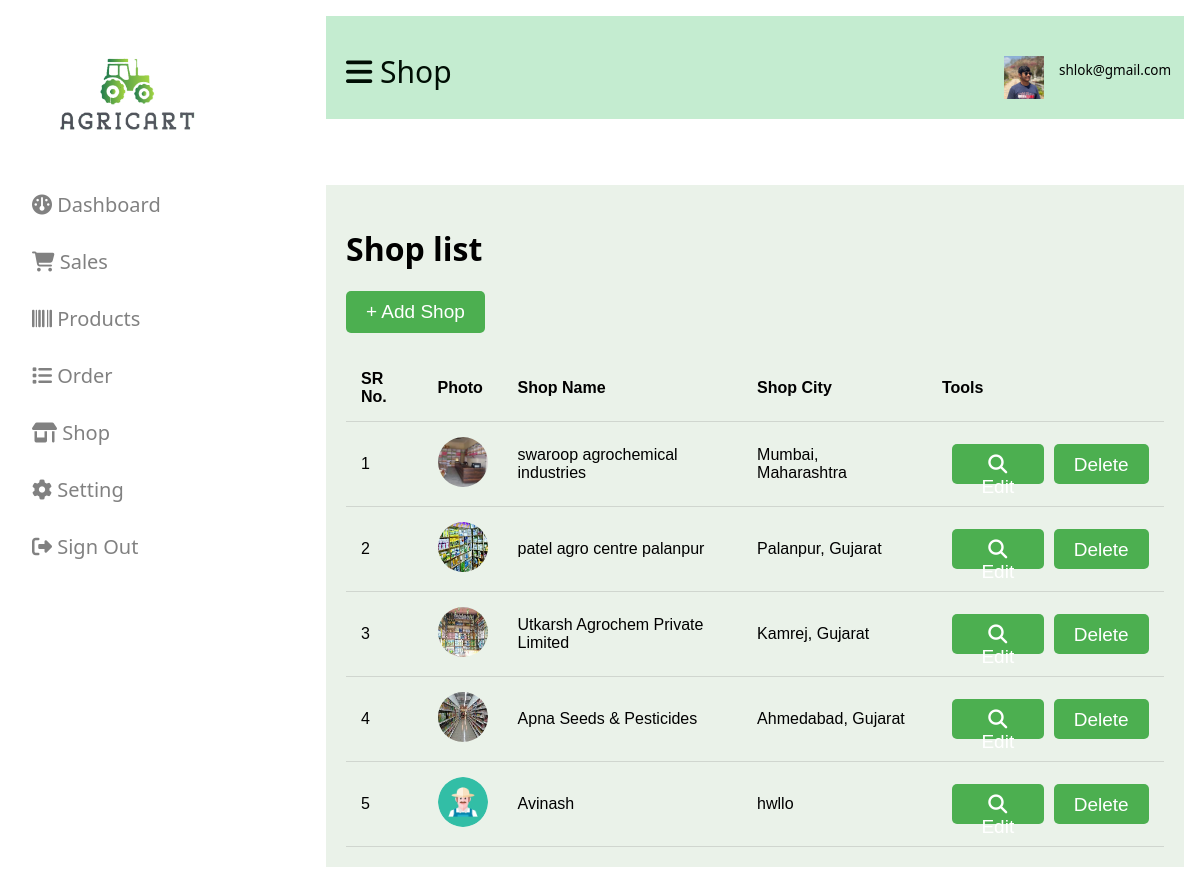
Screenshot of /seller/shop.php (signed in) with the database file from the repository.
### tables this page shows
CREATE TABLE `seller_details` (
  `seller_id` int(20) NOT NULL,
  `first_name` char(50) NOT NULL,
  `last_name` char(50) NOT NULL,
  `photo` varchar(255) NOT NULL,
  `email` varchar(50) NOT NULL,
  `password` varchar(100) NOT NULL,
  `contact_no` int(15) NOT NULL,
  `government_id` varchar(100) NOT NULL,
  `gst_no` int(100) NOT NULL,
  `status` int(3) NOT NULL,
  `created_on` datetime NOT NULL,
  `otp` int(7) NOT NULL,
  `verify` int(255) NOT NULL
);

CREATE TABLE `shop_details` (
  `shop_id` int(255) NOT NULL,
  `seller_id` int(255) NOT NULL,
  `name` varchar(255) NOT NULL,
  `address` varchar(255) NOT NULL,
  `city` varchar(255) NOT NULL,
  `email` varchar(255) NOT NULL,
  `contact_no` int(11) NOT NULL,
  `time` varchar(255) NOT NULL,
  `contact_person` varchar(255) NOT NULL,
  `location` varchar(255) NOT NULL,
  `photo` varchar(255) NOT NULL
);

### seller/shop.php (the view, shortened to what this page needs)
<?php
include("../database/connection.php");
$seller_username = $_SESSION['username'];
$seller_id_query = "SELECT seller_id FROM seller_details WHERE email = '$seller_username'";
$seller_id_result = mysqli_query($conn, $seller_id_query);
$seller_id_row = mysqli_fetch_assoc($seller_id_result);
$seller_id = $seller_id_row['seller_id'];
$sql_shop = "SELECT * FROM shop_details WHERE seller_id = $seller_id";
$result_shop = mysqli_query($conn, $sql_shop);
$sql = "SELECT photo FROM seller_details WHERE seller_id = '$seller_id'";
$result_img = mysqli_query($conn, $sql);
if (mysqli_num_rows($result_img) > 0) {
    $row = mysqli_fetch_assoc($result_img);
}
?>
<!DOCTYPE html>
<html>
<head>
    <link rel="stylesheet" href="style.css">
    <link rel="stylesheet" href="https://cdnjs.cloudflare.com/ajax/libs/font-awesome/4.7.0/css/font-awesome.min.css">
    <link rel="stylesheet" href="https://cdnjs.cloudflare.com/ajax/libs/font-awesome/6.5.1/css/all.min.css"
 />
</head>
<body>
    <?php include("navigation.php"); ?>
    <div id="main">
        <div class="head">
            <div class="col-div-6">
                <span style="font-size:30px;cursor:pointer; color: #000e04;" class="nav"><i
                        class="fa-solid fa-bars"></i> Shop</span>
            </div>
            <div class="col-div-6">
            <div class="profile">
                <?php
                    $image = empty($row['photo']) ? '../images/profile.jpg' : '../images/' . $row['photo'];
                    echo "<td><img src='$image' class='pro-img'></td>";
                ?>
                    <p><?php echo $seller_username; ?></p>
                </div>
            </div>
        </div>
        <br />
        <br /><br />
        <div class="col-div-8">
            <div class="box-8">
                <div class="content">
                    <p>
                        <h1>Shop list</h1>
                        <a href="add_shop.php"><button>+ Add Shop</button></a>
                    </p>
                    <br />
                    <div class="table-container">
                        <table>
                            <tr>
                                <th>SR No.</th>
                                <th>Photo</th>
                                <th>Shop Name</th>
                                <th>Shop City</th>
                                <th>Tools</th>
                            </tr>
                            <?php
                            if ($result_shop && mysqli_num_rows($result_shop) > 0) {
                                $sr_no = 1;
                                while ($row = mysqli_fetch_assoc($result_shop)) {?>
                                    <tr>
                                        <td><?php echo $sr_no++; ?></td>
                                        <?php
                                        $image = empty($row['photo']) ? '../images/profile.jpg' : '../images/' . $row['photo'];
                                        echo "<td><img src='$image' alt='Seller Photo' style='width: 50px; height: 50px; border-radius: 50%;'></td>";
                                        ?>
                                        <td><?php echo $row['name']; ?></td>
                                        <td><?php echo $row['city']; ?></td>
                                        <td>
                                            <div class="view-button">
                                                <button onclick="openPopup(<?php echo $row['shop_id']; ?>)">
                                                    <i class='fa-solid fa-magnifying-glass'></i> Edit
                                                </button>
                                                <form method="POST" action="delete_shop.php">
                                                    <button type="submit">
                                                    <ion-icon name="trash-outline"></ion-icon> Delete
                                                    </button>
                                                </form>
                                            </div>
                                        </td>
                                    </tr>
                                    <?php
                                }
                            } else {
                                echo "<tr><td colspan='5'>No shops found.</td></tr>";
                            }
                            ?>
                        </table>
                    </div>
                </div>
            </div>
        </div>
    </div>
</body>
</html>

### seller/style.css (style rules this page uses)
body { margin: 0; padding: 0; background-color: white; font-family: system-ui; overflow-x: hidden; }
#main { transition: margin-left .5s; padding: 16px; margin-left: 300px; }
.head { padding:20px; padding-top: 35px; background-color: #c4ecd0; margin-left: 10px; }
.col-div-6 { width: 50%; float: left; }
.profile { display: inline-block; float: right; width: 160px; }
.pro-img { float: left; width: 40px; margin-top: 5px; }
.profile p { color: rgb(0, 0, 0); font-weight: 500; margin-left: 55px; margin-top: 10px; font-size: 13.5px; }
.col-div-8 { width: 104%; float: left; }
.content { padding: 20px; }
.content p { margin: 0px; font-size: 20px; color: #f7403b; }
.box-8, .box-4 { width: 95%; background-color: #eaf2e9; height: 100%; }
.box-8 { margin-left: 10px; }
table { font-family: arial, sans-serif; border-collapse: collapse; width: 100%; }
td, th { text-align: left; padding:15px; color: #010000; border-bottom: 1px solid #81818140; }
button { background-color: #4caf50; color: #fff; padding: 10px 20px; border: none; border-radius: 5px; cursor: pointer; font-size: 19px; }
.view-button { display: flex; }
.view-button button { margin-left: 10px; height: 40px; }

### rows the page displays
seller_details: photo (picture)
shop_details: photo (picture), name "swaroop agrochemical industries", city "Mumbai, Maharashtra"
shop_details: photo (picture), name "patel agro centre palanpur", city "Palanpur, Gujarat"
shop_details: photo (picture), name "Utkarsh Agrochem Private Limited", city "Kamrej, Gujarat"
shop_details: photo (picture), name "Apna Seeds & Pesticides", city "Ahmedabad, Gujarat"
shop_details: photo (picture), name "Avinash", city "hwllo"

### other values shown
$seller_username "shlok@gmail.com"
